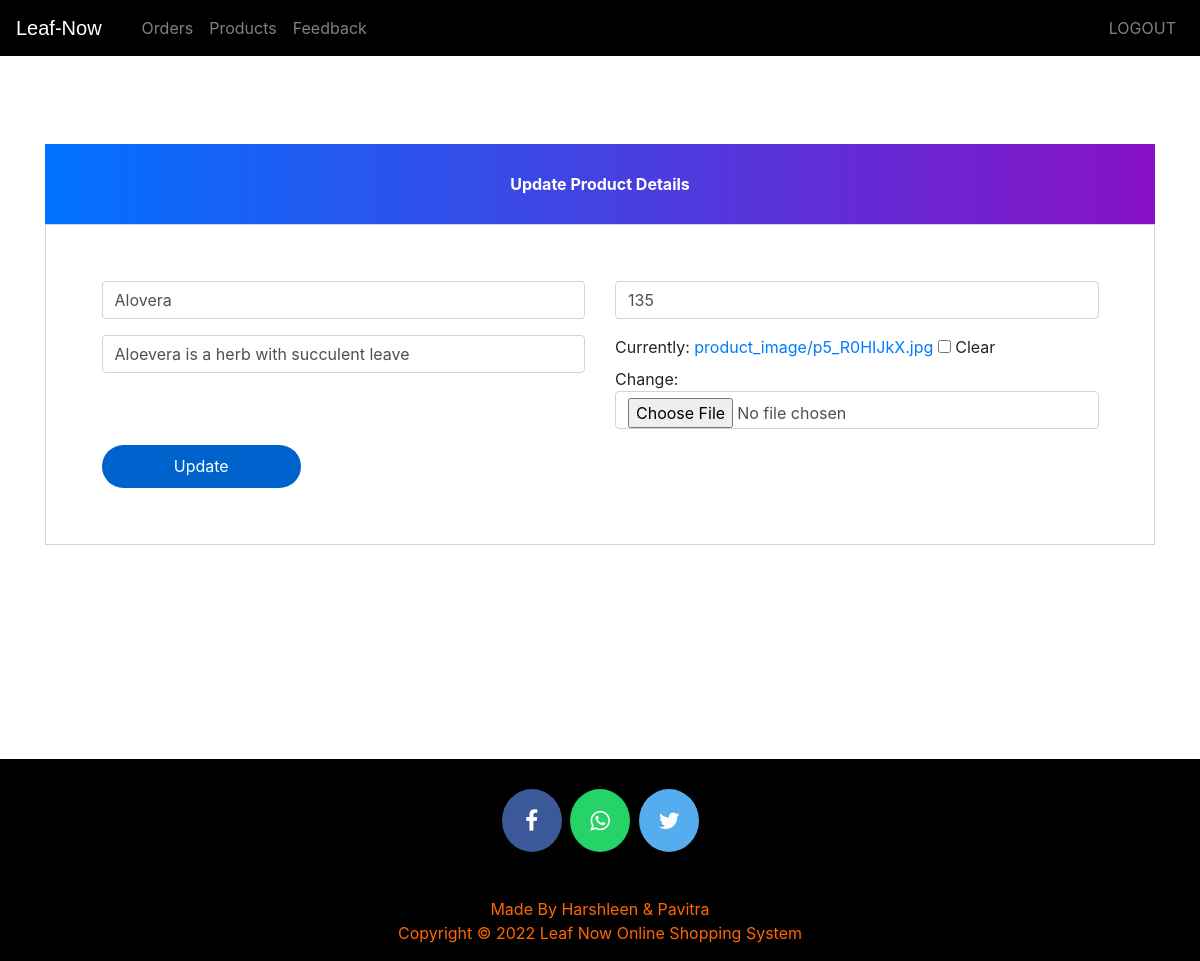
Screenshot of /update-product/4 (signed in) with the database file from the repository.
### ecom/models.py (models this page shows, shortened)
class Product(models.Model):
    name=models.CharField(max_length=40)
    product_image= models.ImageField(upload_to='product_image/',null=True,blank=True)
    price = models.PositiveIntegerField()
    description=models.CharField(max_length=90)

### ecom/views.py (the view)
# urls.py: path('update-product/<int:pk>', views.update_product_view,name='update-product'),
@login_required(login_url='adminlogin')
def update_product_view(request,pk):
    product=models.Product.objects.get(id=pk)
    productForm=forms.ProductForm(instance=product)
    if request.method=='POST':
        productForm=forms.ProductForm(request.POST,request.FILES,instance=product)
        if productForm.is_valid():
            productForm.save()
            return redirect('admin-products')
    return render(request,'ecom/admin_update_product.html',{'productForm':productForm})

### ecom/forms.py
class ProductForm(forms.ModelForm):
    class Meta:
        model=models.Product
        fields=['name','price','description','product_image']

### templates/ecom/admin_update_product.html (shortened to what this page needs)
{% extends 'ecom/admin_base.html' %}
{% load widget_tweaks %}
{% block content %}
<head>
  <link href="//maxcdn.bootstrapcdn.com/bootstrap/4.1.1/css/bootstrap.min.css" rel="stylesheet" id="bootstrap-css">
</head>
<br><br><br><br><br><br>
<form method="post" enctype="multipart/form-data">
  <div class="container register-form">
    <div class="form">
      <div class="note">
        <p>Update Product Details</p>
      </div>
      <div class="form-content">
        <div class="row">
          <div class="col-md-6">
            <div class="form-group">
              {% render_field productForm.name class="form-control" placeholder="Product Name" %}
            </div>
            <div class="form-group">
              {% render_field productForm.description class="form-control" placeholder="Description" %}
            </div>
          </div>
          <div class="col-md-6">
            <div class="form-group">
              {% render_field productForm.price class="form-control" placeholder="Price" %}
            </div>
            <div class="form-group">
              {% render_field productForm.product_image class="form-control" placeholder="product_image" %}
            </div>
          </div>
        </div>
        <button type="submit" class="btnSubmit">Update</button>
      </div>
    </div>
  </div>
</form>
{% endblock content %}

### templates/ecom/admin_base.html (style rules this page uses)
p { text-align: center; }

### templates/ecom/admin_update_product.html (style rules this page uses)
a:link { text-decoration: none; }
.note { text-align: center; height: 80px; background: -webkit-linear-gradient(left, #0072ff, #8811c5); color: #fff; font-weight: bold; line-height: 80px; }
.form-content { padding: 5%; border: 1px solid #ced4da; margin-bottom: 2%; }
.form-control { border-radius: 1.5rem; }
.btnSubmit { border: none; border-radius: 1.5rem; padding: 1%; width: 20%; cursor: pointer; background: #0062cc; color: #fff; }

### rows the page displays
Product: name "Alovera", description "Aloevera is a herb with succulent leave", price "135"
